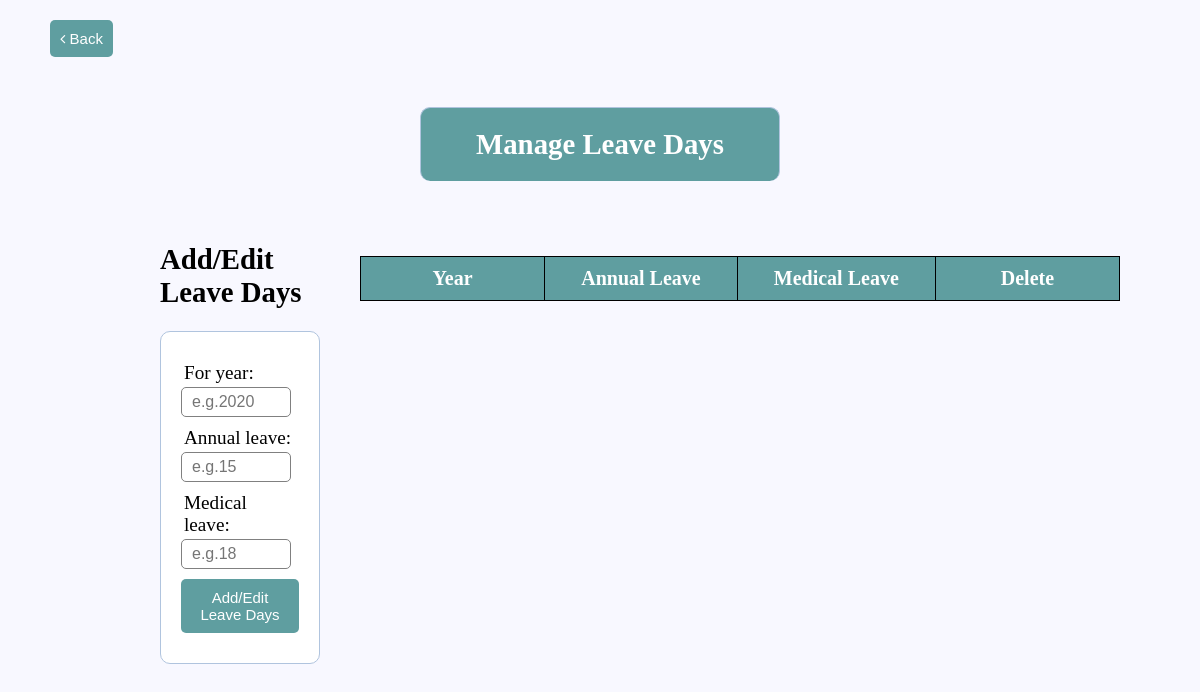
Before: /set_leave_days.php with the older database file.
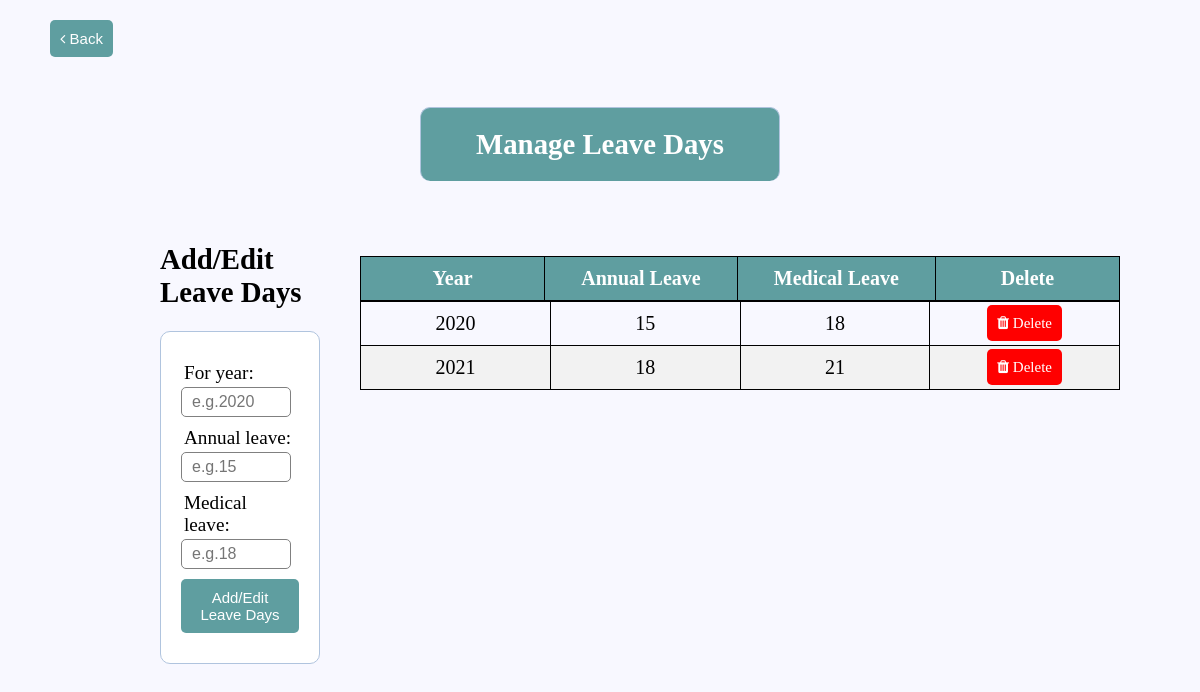
After: the same page with the newer database file.
### tables this page shows
CREATE TABLE IF NOT EXISTS `leave_year` (
  `year` int(4) NOT NULL,
  `annual_leave` int(11) NOT NULL DEFAULT '15',
  `medical_leave` int(11) NOT NULL DEFAULT '18',
  PRIMARY KEY (`year`)
);

### set_leave_days.php (the view, shortened to what this page needs)
<?php include('server.php'); ?>
<!DOCTYPE html>
<html lang="en">
<head>
</head>
<body>
    <a href="index.php"><button name="back" class="btn" style="margin-top: 20px; margin-left: 50px"><i class="fa fa-angle-left"></i> Back </button></a>
    <div class="header" style="border-radius: 10px;">
        <h2>Manage Leave Days</h2>
    </div>
    <div style="margin: 40px;">
        <div class="menu">
            <br>
            <h2>Add/Edit Leave Days</h2>
            <br>
            <form action="" method="post">
                <div class="input-group">
                    <label for="year">For year: </label>
                    <input type="text" placeholder="e.g.2020" name="year" required>
                </div>
                <div class="input-group">
                    <label for="annual_leave">Annual leave: </label>
                    <input type="text" placeholder="e.g.15" name="annual_leave" required>
                </div>
                <div class="input-group">
                    <label for="medical_leave">Medical leave: </label>
                    <input type="text" placeholder="e.g.18" name="medical_leave" required>
                </div>
                <div class="input-group">
                    <button type="submit" name="add_leave_year" class="btn"> Add/Edit Leave Days </button>
                </div>
            </form>
        </div>
        <div class="main">
            <table style="margin-top: 25px;">
                <tr>
                    <th>Year</th>
                    <th>Annual Leave</th>
                    <th>Medical Leave</th>
                    <th>Delete</th>
                </tr>
                <?php
                $query = "SELECT * FROM leave_year ORDER BY year;";
                $results = mysqli_query($db, $query);
                echo "<table>";
                while ($row = mysqli_fetch_array($results)) {
                    echo "<tr><td>" . $row['year'] . "</td><td>" . $row['annual_leave'] . "</td><td>" . $row['medical_leave'] . "</td><td><a onclick=\"return confirm('Are you sure to delete leave year?')\" href='server.php?delete_leave_year={$row['year']}' class='btn' style='background-color: red; text-decoration: none;'><i class='fa fa-trash'></i> Delete</a></td></tr>";
                }
                echo "</table>";
                ?>
            </table>
        </div>
    </div>
    <br>
    <br>
</body>
</html>

Changed rows visible on the page:
added leave_year: year "2020", annual_leave "15", medical_leave "18"
added leave_year: year "2021", annual_leave "18", medical_leave "21"
